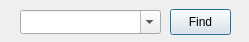
<?xml version="1.0" encoding="UTF-8"?>
<ui version="4.0">
 <class>FindDialog</class>
 <widget class="QDialog" name="FindDialog">
  <property name="geometry">
   <rect>
    <x>0</x>
    <y>0</y>
    <width>249</width>
    <height>42</height>
   </rect>
  </property>
  <property name="windowTitle">
   <string>Find System</string>
  </property>
  <property name="windowIcon">
   <iconset resource="resources.qrc">
    <normaloff>:/graphics/impicon.png</normaloff>:/graphics/impicon.png</iconset>
  </property>
  <widget class="QPushButton" name="pushButton">
   <property name="geometry">
    <rect>
     <x>170</x>
     <y>9</y>
     <width>61</width>
     <height>26</height>
    </rect>
   </property>
   <property name="text">
    <string>Find</string>
   </property>
  </widget>
  <widget class="QComboBox" name="findCombo">
   <property name="geometry">
    <rect>
     <x>20</x>
     <y>10</y>
     <width>141</width>
     <height>24</height>
    </rect>
   </property>
   <property name="editable">
    <bool>true</bool>
   </property>
   <property name="currentIndex">
    <number>-1</number>
   </property>
  </widget>
 </widget>
 <tabstops>
  <tabstop>findCombo</tabstop>
  <tabstop>pushButton</tabstop>
 </tabstops>
 <resources>
  <include location="resources.qrc"/>
 </resources>
 <connections/>
</ui>
